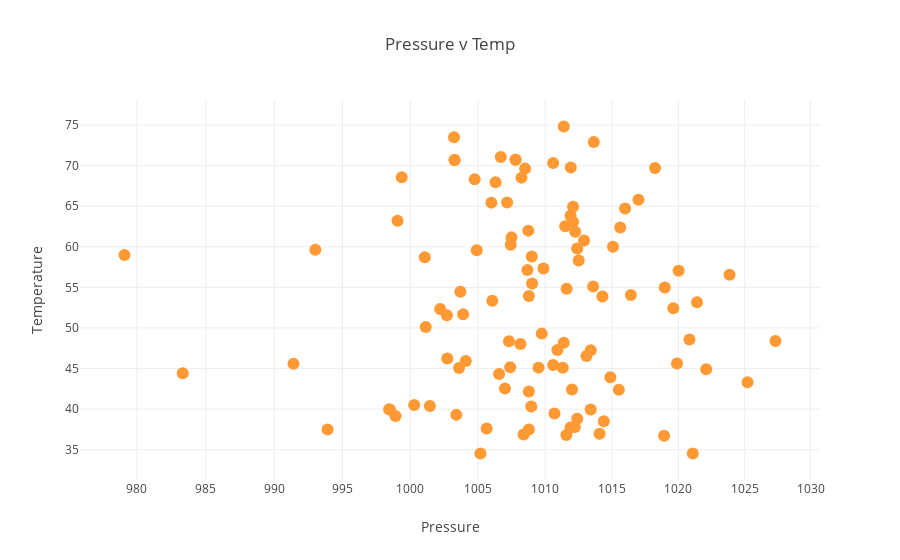

Here is the notebook cell this chart was saved with:
### Code cell
text = [f'{t}'for t in (rainy['time'])]


rainy.iplot(
    x='pressure',
    y='temperature',
    opacity=0.8,
    text=text,
    mode='markers',
    theme='pearl',
    layout=dict(
        xaxis=dict(type='log', title='Pressure'),
        yaxis=dict(title='Temperature'),
        title='Pressure v Temp'))
